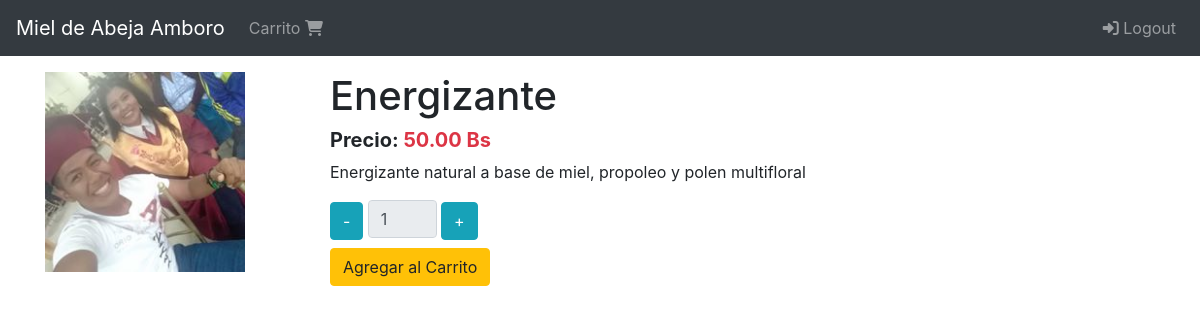
The app's page /productos/energizante (signed in) with its own data.
### products/models.py (models this page shows)
class Product(models.Model):
    tittle =models.CharField(max_length=50)
    description=models.TextField()
    price=models.DecimalField(max_digits=8, decimal_places=2, default=0.0)
    slug=models.SlugField(null=False, blank=False, unique=True)
    image=models.ImageField(upload_to='products/',null=False, blank=False)
    created_at=models.DateTimeField(auto_now_add=True)
    def __str__(self):
        return self.tittle

### products/views.py (the view)
# urls.py: path('<slug:slug>', views.ProductDetailView.as_view(),name='product'),#id primary key
class ProductDetailView(DetailView):#id->PK
    model=Product
    template_name='products/product.html'
    def get_context_data(self, **kwargs):
        context = super().get_context_data(**kwargs)
        print('/n')
        print(context)
        print('/n')
        return context

### products/templates/products/product.html
{% extends 'base.html' %}
{% block content %}
  <div class="col-3">
    {% if product.image %}
      <img src="{{ product.image.url }}" alt="Imagen del Producto" width="200"height="200">
    {% endif %}
  </div>
  <div class="col">
    <div class="h1">{{product.tittle}}</div>
    <div class="h5 font-weight-bold">
      Precio: <span class="text-danger">{{product.price}} Bs</span>
    </div>
    <div class="">
      <p>{{product.description}}</p>
    </div>
    <div class="">
      {%include 'carts/snippets/add.html'%}
    </div>
  </div>
{% endblock %}

### records on screen
Product: image (picture), tittle "Energizante", price "50.00", description "Energizante natural a base de miel, propoleo y polen multifloral"
